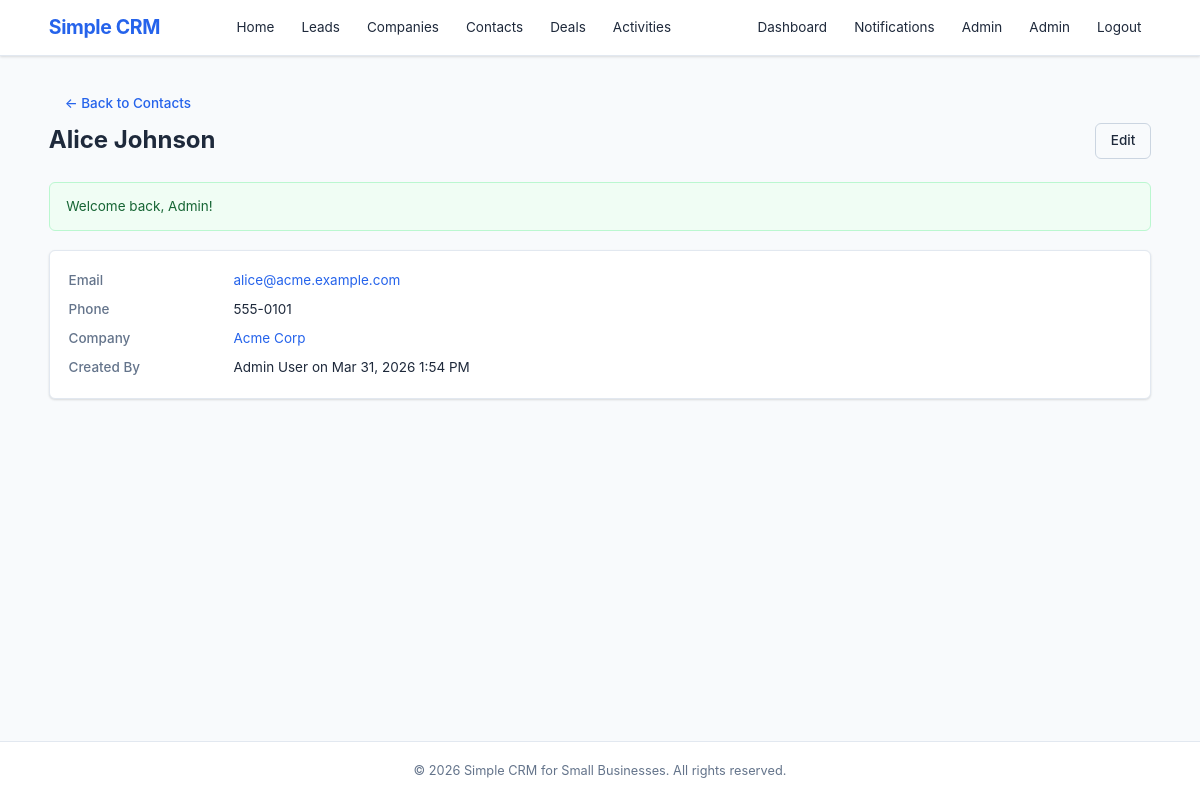
/public/contact_detail.php?id=1 (signed in), run on the app's committed database.
### tables this page shows
CREATE TABLE IF NOT EXISTS `contacts` (
    `id`         INT AUTO_INCREMENT PRIMARY KEY,
    `company_id` INT          DEFAULT NULL,
    `first_name` VARCHAR(50)  NOT NULL,
    `last_name`  VARCHAR(50)  NOT NULL,
    `email`      VARCHAR(100) DEFAULT NULL,
    `phone`      VARCHAR(30)  DEFAULT NULL,
    `created_by` INT          DEFAULT NULL,
    `created_at` DATETIME     NOT NULL DEFAULT CURRENT_TIMESTAMP,
    FOREIGN KEY (`company_id`) REFERENCES `companies`(`id`) ON DELETE SET NULL,
    FOREIGN KEY (`created_by`) REFERENCES `users`(`id`)     ON DELETE SET NULL
);

CREATE TABLE IF NOT EXISTS `companies` (
    `id`         INT AUTO_INCREMENT PRIMARY KEY,
    `name`       VARCHAR(150) NOT NULL,
    `industry`   VARCHAR(100) DEFAULT NULL,
    `website`    VARCHAR(255) DEFAULT NULL,
    `address`    TEXT         DEFAULT NULL,
    `created_by` INT          DEFAULT NULL,
    `created_at` DATETIME     NOT NULL DEFAULT CURRENT_TIMESTAMP,
    FOREIGN KEY (`created_by`) REFERENCES `users`(`id`) ON DELETE SET NULL
);

### models/Contact.php (called while the page is built, shortened)
<?php
function getContactById(int $id): ?array
{
    $db = getDB();
    $stmt = $db->prepare(
        'SELECT ct.*,
                c.name AS company_name,
                CONCAT(u.first_name, " ", u.last_name) AS creator_name
         FROM contacts ct
         LEFT JOIN companies c ON ct.company_id = c.id
         LEFT JOIN users u     ON ct.created_by = u.id
         WHERE ct.id = :id'
    );
    $stmt->execute([':id' => $id]);
    return $stmt->fetch() ?: null;
}

### includes/auth.php (called while the page is built, shortened)
<?php
function isLoggedIn(): bool
{
    return isset($_SESSION['user_id']);
}
function currentRole(): string
{
    return $_SESSION['user_role'] ?? 'visitor';
}
function hasMinRole(string $minRole): bool
{
    $hierarchy = [
        'visitor'       => 0,
        'user'          => 1,
        'sales_rep'     => 2,
        'sales_manager' => 3,
        'admin'         => 4,
    ];
    $userLevel = $hierarchy[currentRole()] ?? 0;
    $minLevel  = $hierarchy[$minRole]      ?? 0;
    return $userLevel >= $minLevel;
}

### includes/permissions.php (called while the page is built, shortened)
<?php
require_once __DIR__ . '/auth.php';
function canEditContact(array $c): bool {
    if (hasMinRole('admin')) return true;
    return ($c['created_by'] == currentUserId());
}

### public/contact_detail.php (the view, shortened to what this page needs)
<?php
require_once __DIR__ . '/../includes/auth.php';
require_once __DIR__ . '/../includes/helpers.php';
require_once __DIR__ . '/../includes/permissions.php';
require_once __DIR__ . '/../models/Contact.php';
$id = (int) ($_GET['id'] ?? 0);
$contact = getContactById($id);
require_once __DIR__ . '/../includes/header.php';
?>
<div class="container">
    <a href="contacts.php" class="btn btn-ghost">&larr; Back to Contacts</a>
    <div class="page-header">
        <h1><?= e($contact['first_name'] . ' ' . $contact['last_name']) ?></h1>
        <div class="header-actions">
            <?php if (canEditContact($contact)): ?>
                <a href="contact_form.php?id=<?= $id ?>" class="btn btn-secondary">Edit</a>
            <?php endif; ?>
        </div>
    </div>
    <?= renderFlash() ?>
    <div class="card">
        <dl class="detail-list">
            <dt>Email</dt><dd><?= $contact['email'] ? '<a href="mailto:' . e($contact['email']) . '">' . e($contact['email']) . '</a>' : '—' ?></dd>
            <dt>Phone</dt><dd><?= e($contact['phone'] ?? '—') ?></dd>
            <dt>Company</dt><dd><?= $contact['company_name'] ? '<a href="company_detail.php?id=' . $contact['company_id'] . '">' . e($contact['company_name']) . '</a>' : '—' ?></dd>
            <dt>Created By</dt><dd><?= e($contact['creator_name'] ?? '—') ?> on <?= formatDateTime($contact['created_at']) ?></dd>
        </dl>
    </div>
</div>
<?php require_once __DIR__ . '/../includes/footer.php'; ?>

### public/css/style.css (style rules this page uses)
*, *::before, *::after { box-sizing: border-box; margin: 0; padding: 0; }
:root { --color-primary: #2563eb; --color-primary-dark: #1d4ed8; --color-success: #16a34a; --color-warning: #d97706; --color-danger: #dc2626; --color-info: #0891b2; --color-bg: #f8fafc; --color-white: #ffffff; --color-text: #1e293b; --color-text-light: #64748b; --color-border: #e2e8f0; --color-border-dark: #cbd5e1; --radius: 6px; --shadow: 0 1px 3px rgba(0,0,0,0.08), 0 1px 2px rgba(0,0,0,0.06); --shadow-md: 0 4px 6px rgba(0,0,0,0.07), 0 2px 4px rgba(0,0,0,0.06); --font-sans: -apple-system, BlinkMacSystemFont, 'Segoe UI', Roboto, Oxygen, Ubuntu, sans-serif; --font-mono: 'SF Mono', SFMono-Regular, Consolas, 'Liberation Mono', Menlo, monospace; }
html { font-size: 15px; line-height: 1.6; }
body { font-family: var(--font-sans); color: var(--color-text); background: var(--color-bg); min-height: 100vh; display: flex; flex-direction: column; }
a { color: var(--color-primary); text-decoration: none; }
.container { max-width: 1140px; margin: 0 auto; padding: 0 1.25rem; }
.page-header { display: flex; align-items: center; justify-content: space-between; margin-bottom: 1.5rem; gap: 1rem; flex-wrap: wrap; }
.page-header h1 { font-size: 1.6rem; font-weight: 700; color: var(--color-text); }
.btn { display: inline-block; padding: 0.5rem 1rem; font-size: 0.9rem; font-weight: 500; border-radius: var(--radius); border: 1px solid var(--color-border-dark); background: var(--color-white); color: var(--color-text); cursor: pointer; transition: all 0.15s; text-align: center; line-height: 1.4; }
.card { background: var(--color-white); border: 1px solid var(--color-border); border-radius: var(--radius); padding: 1.25rem; box-shadow: var(--shadow); }
.btn-secondary { background: var(--color-bg); color: var(--color-text); border-color: var(--color-border-dark); }
.btn-ghost { background: transparent; border-color: transparent; color: var(--color-primary); }
.detail-list { display: grid; grid-template-columns: 150px 1fr; gap: 0.5rem 1rem; font-size: 0.9rem; }
.detail-list dt { color: var(--color-text-light); font-weight: 500; }
.detail-list dd { margin: 0; }
.header-actions { display: flex; gap: 0.5rem; }

### data on the page
contacts: first_name+last_name "Alice Johnson", email "alice@acme.example.com", phone "555-0101", company.name "Acme Corp", created_at "Mar 31, 2026 1:54 PM"

### other printed values
$user['first_name'] "Admin"
$msg "Welcome back, Admin!"
$contact['creator_name'] "Admin User"
